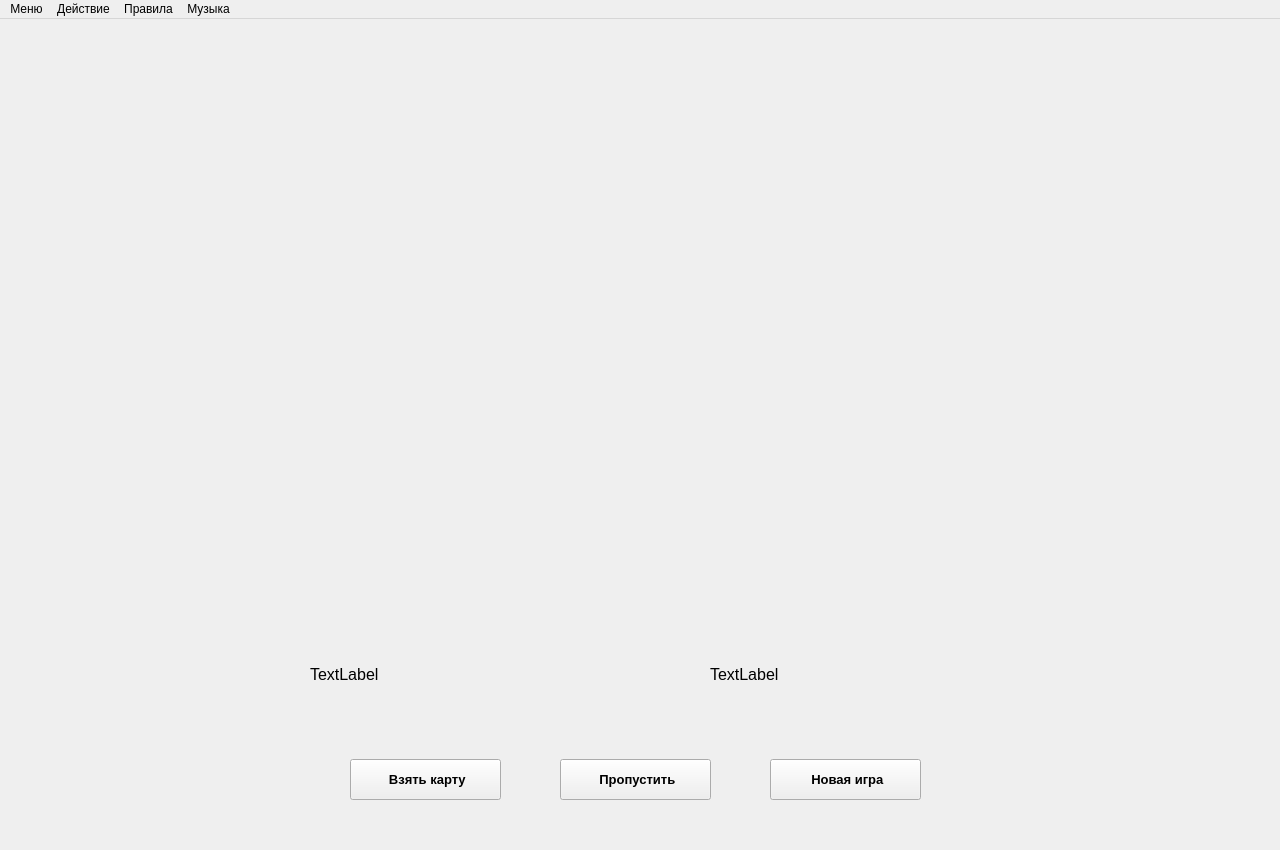
<?xml version="1.0" encoding="UTF-8"?>
<ui version="4.0">
 <class>MainWindow</class>
 <widget class="QMainWindow" name="MainWindow">
  <property name="geometry">
   <rect>
    <x>0</x>
    <y>0</y>
    <width>1280</width>
    <height>850</height>
   </rect>
  </property>
  <property name="minimumSize">
   <size>
    <width>1280</width>
    <height>850</height>
   </size>
  </property>
  <property name="maximumSize">
   <size>
    <width>1280</width>
    <height>850</height>
   </size>
  </property>
  <property name="windowTitle">
   <string>MainWindow</string>
  </property>
  <widget class="QWidget" name="centralwidget">
   <widget class="QPushButton" name="buttonHit">
    <property name="geometry">
     <rect>
      <x>350</x>
      <y>740</y>
      <width>151</width>
      <height>41</height>
     </rect>
    </property>
    <property name="font">
     <font>
      <pointsize>10</pointsize>
      <bold>true</bold>
     </font>
    </property>
    <property name="text">
     <string> Взять карту</string>
    </property>
    <property name="icon">
     <iconset resource="../../resources.qrc">
      <normaloff>:/game/images/resources/take_card.png</normaloff>:/game/images/resources/take_card.png</iconset>
    </property>
    <property name="iconSize">
     <size>
      <width>24</width>
      <height>24</height>
     </size>
    </property>
   </widget>
   <widget class="QPushButton" name="buttonStand">
    <property name="geometry">
     <rect>
      <x>560</x>
      <y>740</y>
      <width>151</width>
      <height>41</height>
     </rect>
    </property>
    <property name="font">
     <font>
      <pointsize>10</pointsize>
      <bold>true</bold>
     </font>
    </property>
    <property name="text">
     <string> Пропустить</string>
    </property>
    <property name="icon">
     <iconset resource="../../resources.qrc">
      <normaloff>:/game/images/resources/skip_card.png</normaloff>:/game/images/resources/skip_card.png</iconset>
    </property>
    <property name="iconSize">
     <size>
      <width>24</width>
      <height>24</height>
     </size>
    </property>
   </widget>
   <widget class="QPushButton" name="buttonNewGame">
    <property name="geometry">
     <rect>
      <x>770</x>
      <y>740</y>
      <width>151</width>
      <height>41</height>
     </rect>
    </property>
    <property name="font">
     <font>
      <pointsize>10</pointsize>
      <bold>true</bold>
     </font>
    </property>
    <property name="text">
     <string> Новая игра</string>
    </property>
    <property name="icon">
     <iconset resource="../../resources.qrc">
      <normaloff>:/game/images/resources/new_game.png</normaloff>:/game/images/resources/new_game.png</iconset>
    </property>
    <property name="iconSize">
     <size>
      <width>24</width>
      <height>24</height>
     </size>
    </property>
   </widget>
   <widget class="QLabel" name="playerIcon">
    <property name="geometry">
     <rect>
      <x>310</x>
      <y>360</y>
      <width>64</width>
      <height>64</height>
     </rect>
    </property>
    <property name="text">
     <string/>
    </property>
    <property name="pixmap">
     <pixmap resource="../../resources.qrc">:/game/images/resources/player.png</pixmap>
    </property>
    <property name="scaledContents">
     <bool>true</bool>
    </property>
   </widget>
   <widget class="QLabel" name="botIcon">
    <property name="geometry">
     <rect>
      <x>710</x>
      <y>360</y>
      <width>64</width>
      <height>64</height>
     </rect>
    </property>
    <property name="text">
     <string/>
    </property>
    <property name="pixmap">
     <pixmap resource="../../resources.qrc">:/game/images/resources/bot.png</pixmap>
    </property>
    <property name="scaledContents">
     <bool>true</bool>
    </property>
   </widget>
   <widget class="QLabel" name="labelPlayerScore">
    <property name="geometry">
     <rect>
      <x>310</x>
      <y>610</y>
      <width>219</width>
      <height>91</height>
     </rect>
    </property>
    <property name="font">
     <font>
      <pointsize>12</pointsize>
     </font>
    </property>
    <property name="text">
     <string>TextLabel</string>
    </property>
   </widget>
   <widget class="QLabel" name="labelBotScore">
    <property name="geometry">
     <rect>
      <x>710</x>
      <y>610</y>
      <width>219</width>
      <height>91</height>
     </rect>
    </property>
    <property name="font">
     <font>
      <pointsize>12</pointsize>
     </font>
    </property>
    <property name="text">
     <string>TextLabel</string>
    </property>
   </widget>
   <widget class="QWidget" name="horizontalLayoutWidget">
    <property name="geometry">
     <rect>
      <x>310</x>
      <y>430</y>
      <width>271</width>
      <height>201</height>
     </rect>
    </property>
    <layout class="QHBoxLayout" name="widgetPlayerCards"/>
   </widget>
   <widget class="QWidget" name="horizontalLayoutWidget_2">
    <property name="geometry">
     <rect>
      <x>710</x>
      <y>430</y>
      <width>281</width>
      <height>201</height>
     </rect>
    </property>
    <layout class="QHBoxLayout" name="widgetBotCards"/>
   </widget>
  </widget>
  <widget class="QMenuBar" name="menuBar">
   <property name="geometry">
    <rect>
     <x>0</x>
     <y>0</y>
     <width>1280</width>
     <height>21</height>
    </rect>
   </property>
   <widget class="QMenu" name="menu">
    <property name="title">
     <string>Меню</string>
    </property>
    <addaction name="actionExit"/>
   </widget>
   <widget class="QMenu" name="actions">
    <property name="title">
     <string>Действие</string>
    </property>
    <addaction name="actionHit"/>
    <addaction name="actionStand"/>
    <addaction name="actionNewGame"/>
   </widget>
   <widget class="QMenu" name="rules">
    <property name="title">
     <string>Правила</string>
    </property>
    <addaction name="actionRule1"/>
    <addaction name="actionRule2"/>
   </widget>
   <widget class="QMenu" name="music">
    <property name="title">
     <string>Музыка</string>
    </property>
    <addaction name="actionUnmute"/>
    <addaction name="actionMute"/>
   </widget>
   <addaction name="menu"/>
   <addaction name="actions"/>
   <addaction name="rules"/>
   <addaction name="music"/>
  </widget>
  <action name="actionHit">
   <property name="text">
    <string>Взять карту</string>
   </property>
  </action>
  <action name="actionStand">
   <property name="text">
    <string>Пропустить</string>
   </property>
  </action>
  <action name="actionNewGame">
   <property name="text">
    <string>Новая игра</string>
   </property>
  </action>
  <action name="actionRule1">
   <property name="text">
    <string>Против бота</string>
   </property>
  </action>
  <action name="actionRule2">
   <property name="text">
    <string>Против другого игрока</string>
   </property>
  </action>
  <action name="actionExit">
   <property name="text">
    <string>Выход</string>
   </property>
  </action>
  <action name="actionUnmute">
   <property name="text">
    <string>Включить звук</string>
   </property>
  </action>
  <action name="actionMute">
   <property name="text">
    <string>Выключить звук</string>
   </property>
  </action>
 </widget>
 <resources>
  <include location="../../resources.qrc"/>
 </resources>
 <connections/>
</ui>
